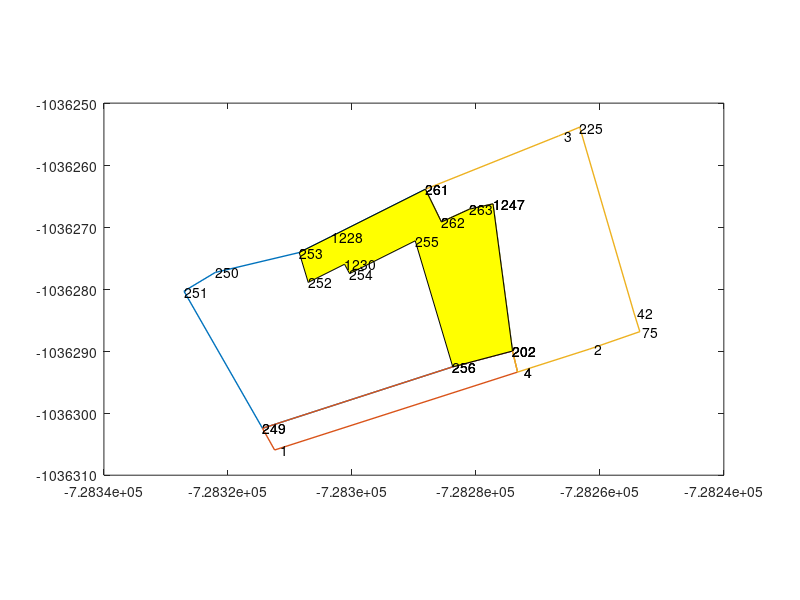

MATLAB code for this plot:

% ./a -parcel_coord "\"6/1\"" 1 -coord_mprint A -clear_context -parcel_coord "\"284\"" 0 -coord_mprint B -parcel_coord "\"13/1\"" 0 -coord_mprint C

close all
clear all

A = [ %%%%%%%%%%%%%%%%%%%%%%%%%%%
     251  728327.07   1036280.33
     250  728322.04   1036277.23
     253  728308.49   1036274.06
    1228  728303.38   1036271.50
     261  728288.14   1036263.85
     262  728285.55   1036269.15
     263  728280.99   1036267.09
    1247  728277.25   1036266.18
     202  728274.14   1036289.94
     256  728283.77   1036292.51
     249  728314.46   1036302.35
     251  728327.07   1036280.33
]; 
plot(-A(:,2), -A(:,3), 'linewidth', 1); 
daspect([1 1 1]);
hold on;
s14=10;
for (k=1:(size(A,1)-1)), text(-A(k,2), -A(k,3), sprintf('%3d',A(k,1)), 'fontsize',s14); end
%%%%%%%%%%%%%%%%%%%%%%%%%%%%%%%%%

B = [ %%%%%%%%%%%%%%%%%%%%%%%%%%%
       4  728273.22   1036293.30
       1  728312.43   1036305.96
     249  728314.46   1036302.35
     256  728283.77   1036292.51
     202  728274.14   1036289.94
       4  728273.22   1036293.30
]; 
plot(-B(:,2), -B(:,3), 'linewidth', 1); 
daspect([1 1 1]);
hold on;
for (k=1:(size(B,1)-1)), text(-B(k,2), -B(k,3), sprintf('%3d',B(k,1)), 'fontsize',s14); end
%%%%%%%%%%%%%%%%%%%%%%%%%%%%%%%%%


C = [ %%%%%%%%%%%%%%%%%%%%%%%%%%%
     263  728280.99   1036267.09
     262  728285.55   1036269.15
     261  728288.14   1036263.85
       3  728266.68   1036255.25
     225  728263.27   1036253.89
      42  728254.51   1036283.72
      75  728253.59   1036286.84
       2  728261.78   1036289.61
       4  728273.22   1036293.30
     202  728274.14   1036289.94
    1247  728277.25   1036266.18
     263  728280.99   1036267.09
]; 
plot(-C(:,2), -C(:,3), 'linewidth', 1); 
daspect([1 1 1]);
hold on;

fsz=10;for (k=1:(size(C,1)-1)), text(-C(k,2), -C(k,3), sprintf('%3d',C(k,1)), 'fontsize',fsz); end
%

BU = [ %%%%%%%%%%%%%%%%%%%%%%%%%%%
    1228  728303.38   1036271.50
     253  728308.49   1036274.06
     252  728307.05   1036278.86
    1230  728301.17   1036275.92
     254  728300.40   1036277.46
     255  728289.79   1036272.15
     256  728283.77   1036292.51
     202  728274.14   1036289.94
    1247  728277.25   1036266.18
     263  728280.99   1036267.09
     262  728285.55   1036269.15
     261  728288.14   1036263.85
    1228  728303.38   1036271.50
]; 


fill(-BU(:,2), -BU(:,3), 'y','linewidth', 0.5); 
daspect([1 1 1]);
hold on;
fsz=10;for (k=1:(size(BU,1)-1)), text(-BU(k,2), -BU(k,3), sprintf('%3d',BU(k,1)), 'fontsize',fsz); end
%%yticks = get (gca, 'ytick');
%%ylabels = arrayfun (@(x) sprintf ('%.0f', x), yticks, 'uniformoutput', false);
%%set (gca, 'yticklabel', ylabels)
%%%%%%%%%%%%%%%%%%%%%%%%%%%%%%%%%


yticks = get (gca, "ytick");
%ylabels = arrayfun (@(x) sprintf ("\\color{red}{%.2f}", x), yticks, "uniformoutput", false);
ylabels = arrayfun (@(x) sprintf ("%.0f", x), yticks, "uniformoutput", false);
set (gca, "yticklabel", ylabels) 

% print -dpdfwrite -r300 -landscape -F:6 t3.pdf
